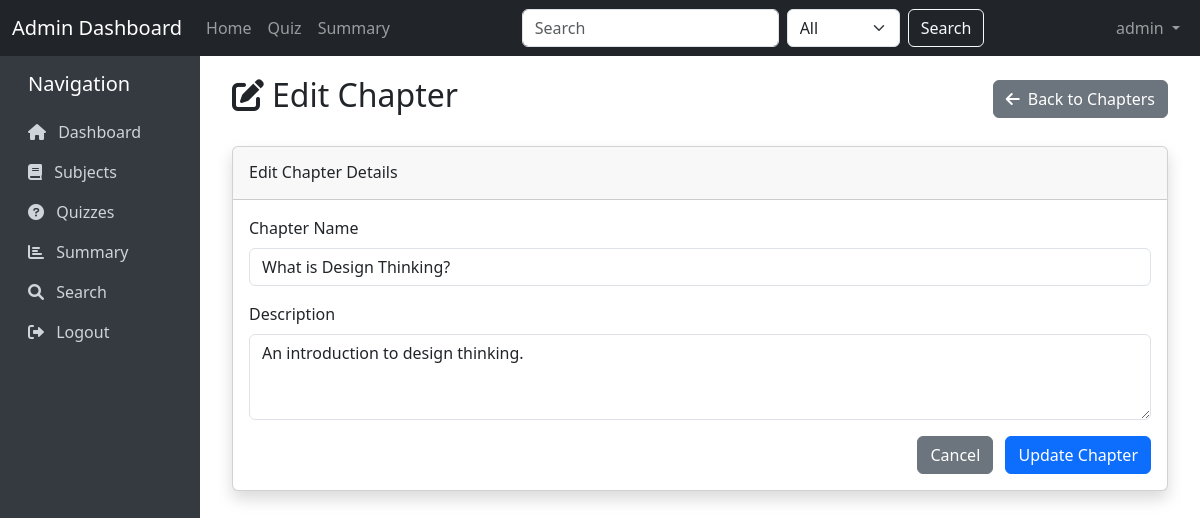
Screenshot of /chapters/edit/1 (signed in) with the database file from the repository.
### models/model.py (models this page shows)
class User(db.Model):
    __tablename__ = 'user'
    user_id = db.Column(db.Integer, primary_key=True)
    username = db.Column(db.String(20), unique=True, nullable=False)
    password = db.Column(db.String(100), nullable=False)
    full_name = db.Column(db.String(30), nullable=False)
    qualification = db.Column(db.String(20), nullable=False)
    dob = db.Column(db.Date, nullable=False)
    email = db.Column(db.String(30), unique=True, nullable=False)
    phone = db.Column(db.String(10), nullable=False)
    address = db.Column(db.String(25), nullable=False)
    status = db.Column(db.String(10), default='active')
    is_admin = db.Column(db.Boolean, default=False)
    scores = db.relationship('Scores', backref='user', lazy=True)

class Chapter(db.Model):
    __tablename__ = 'chapter'
    chapter_id = db.Column(db.Integer, primary_key=True)
    chapter_name = db.Column(db.String(20), nullable=False)
    subject_id = db.Column(db.Integer, db.ForeignKey('subject.subject_id'), nullable=False)
    description = db.Column(db.String(40))
    quizzes = db.relationship('Quiz', backref='chapter', lazy=True, cascade="all, delete-orphan")

### controllers/controller.py (the view)
@app.route('/chapters/edit/<int:chapter_id>', methods=['GET', 'POST'])
@admin_required
def edit_chapter(chapter_id):
    chapter = Chapter.query.get_or_404(chapter_id)
    if request.method == 'POST':
        chapter.chapter_name = request.form.get('chapter_name')
        chapter.description = request.form.get('description')
        db.session.commit()
        flash('Chapter updated successfully!', 'success')
        return redirect(url_for('chapters', subject_id=chapter.subject_id))
    return render_template('edit_chapter.htm', chapter=chapter)

### controllers/controller.py (called while the page is built)
def current_user():
    user_id = session.get('user_id')
    if user_id:
        return User.query.get(user_id)
    return None

@app.context_processor
def inject_current_user():
    return dict(current_user=current_user())

def admin_required(f):
    @wraps(f)
    def decorated_function(*args, **kwargs):
        user = current_user()
        if not user or not user.is_admin:
            flash('Admin access required.', 'danger')
            return redirect(url_for('login'))
        return f(*args, **kwargs)
    return decorated_function

### templates/edit_chapter.htm (shortened to what this page needs)
{% extends 'base.htm' %}
{% block content %}
<div class="container-fluid">
    <div class="d-flex justify-content-between align-items-center mb-4">
        <h2><i class="fas fa-edit me-2"></i>Edit Chapter</h2>
        <a href="{{ url_for('chapters', subject_id=chapter.subject_id) }}" class="btn btn-secondary">
            <i class="fas fa-arrow-left me-2"></i>Back to Chapters
        </a>
    </div>
    <div class="card shadow mb-4">
        <div class="card-header py-3">
            <h6 class="m-0 font-weight-bold">Edit Chapter Details</h6>
        </div>
        <div class="card-body">
            <form method="post">
                <div class="mb-3">
                    <label for="chapter_name" class="form-label">Chapter Name</label>
                    <input type="text" class="form-control" id="chapter_name" name="chapter_name" value="{{ chapter.chapter_name }}" required>
                </div>
                <div class="mb-3">
                    <label for="description" class="form-label">Description</label>
                    <textarea class="form-control" id="description" name="description" rows="3">{{ chapter.description }}</textarea>
                </div>
                <div class="text-end">
                    <a href="{{ url_for('chapters', subject_id=chapter.subject_id) }}" class="btn btn-secondary me-2">Cancel</a>
                    <button type="submit" class="btn btn-primary">Update Chapter</button>
                </div>
            </form>
        </div>
    </div>
</div>
{% endblock %}

### templates/base.htm (shortened to what this page needs)
<!DOCTYPE html>
<html lang="en">
<head>
    <link href="https://cdn.jsdelivr.net/npm/bootstrap@5.3.0-alpha1/dist/css/bootstrap.min.css" rel="stylesheet">
    <link rel="stylesheet" href="https://cdnjs.cloudflare.com/ajax/libs/font-awesome/6.0.0/css/all.min.css">
</head>
<body>
    <nav class="navbar navbar-expand-lg navbar-dark bg-dark">
        <div class="container-fluid">
            <a class="navbar-brand" href="{{ url_for('dashboard') }}">Admin Dashboard</a>
            <div class="collapse navbar-collapse" id="navbarSupportedContent">
                <ul class="navbar-nav me-auto mb-2 mb-lg-0">
                    <li class="nav-item">
                        <a class="nav-link {% if request.endpoint == 'dashboard' %}active{% endif %}" href="{{ url_for('dashboard') }}">Home</a>
                    </li>
                    <li class="nav-item">
                        <a class="nav-link {% if request.endpoint == 'quizzes' %}active{% endif %}" href="{{ url_for('quizzes') }}">Quiz</a>
                    </li>
                    <li class="nav-item">
                        <a class="nav-link {% if request.endpoint == 'summary' %}active{% endif %}" href="{{ url_for('summary') }}">Summary</a>
                    </li>
                </ul>
                <form class="d-flex" action="{{ url_for('search') }}" method="get">
                    <input class="form-control me-2" type="search" name="query" placeholder="Search" required>
                    <select class="form-select me-2" name="category" style="width: auto;">
                        <option value="all">All</option>
                    </select>
                    <button class="btn btn-outline-light" type="submit">Search</button>
                </form>
                {% if session.get('user_id') %}
                <ul class="navbar-nav ms-auto">
                    <li class="nav-item dropdown">
                        <a class="nav-link dropdown-toggle" href="#" id="navbarDropdown" role="button" data-bs-toggle="dropdown">
                            {{ session.get('username') }}
                        </a>
                    </li>
                </ul>
                {% endif %}
            </div>
        </div>
    </nav>
    <div class="container-fluid">
        <div class="row">
            {% if session.get('user_id') %}
            <div class="col-md-2 sidebar py-3">
                <h5 class="mb-3 ps-3">Navigation</h5>
                <a href="{{ url_for('dashboard') }}" class="{% if request.endpoint == 'dashboard' %}active{% endif %}">
                    <i class="fas fa-home me-2"></i> Dashboard
                </a>
                <a href="{{ url_for('subjects') }}" class="{% if request.endpoint == 'subjects' %}active{% endif %}">
                    <i class="fas fa-book me-2"></i> Subjects
                </a>
                <a href="{{ url_for('quizzes') }}" class="{% if request.endpoint == 'quizzes' %}active{% endif %}">
                    <i class="fas fa-question-circle me-2"></i> Quizzes
                </a>
                <a href="{{ url_for('summary') }}" class="{% if request.endpoint == 'summary' %}active{% endif %}">
                    <i class="fas fa-chart-bar me-2"></i> Summary
                </a>
                <a href="{{ url_for('search') }}" class="{% if request.endpoint == 'search' %}active{% endif %}">
                    <i class="fas fa-search me-2"></i> Search
                </a>
                <a href="{{ url_for('logout') }}">
                    <i class="fas fa-sign-out-alt me-2"></i> Logout
                </a>
            </div>
            <div class="col-md-10 content">
            {% else %}
            <div class="col-md-12 content">
            {% endif %}
                {% block content %}{% endblock %}
            </div>
        </div>
    </div>
</body>
</html>

### templates/base.htm (style rules this page uses)
.sidebar { min-height: calc(100vh - 56px); background-color: #343a40; color: white; }
.sidebar a { color: #ced4da; text-decoration: none; display: block; padding: 0.5rem 1rem; }
.content { padding: 20px; }

### rows the page displays
User: get "admin"
Chapter: chapter_name "What is Design Thinking?", description "An introduction to design thinking."
